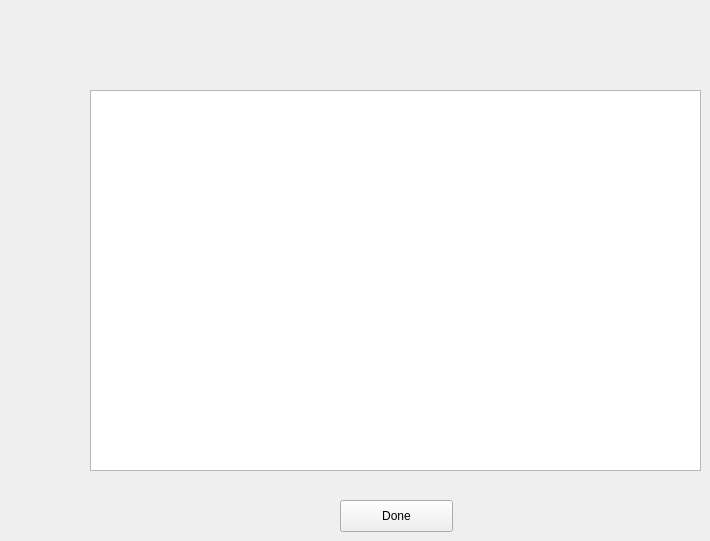
    <widget class="QWidget" name="stadiumInfoPage">
     <widget class="QTextBrowser" name="stadiumInfoTextBrowser">
      <property name="geometry">
       <rect>
        <x>90</x>
        <y>90</y>
        <width>611</width>
        <height>381</height>
       </rect>
      </property>
      <property name="html">
       <string>&lt;!DOCTYPE HTML PUBLIC &quot;-//W3C//DTD HTML 4.0//EN&quot; &quot;http://www.w3.org/TR/REC-html40/strict.dtd&quot;&gt;
&lt;html&gt;&lt;head&gt;&lt;meta name=&quot;qrichtext&quot; content=&quot;1&quot; /&gt;&lt;style type=&quot;text/css&quot;&gt;
p, li { white-space: pre-wrap; }
&lt;/style&gt;&lt;/head&gt;&lt;body style=&quot; font-family:'MS Shell Dlg 2'; font-size:8.25pt; font-weight:400; font-style:normal;&quot;&gt;
&lt;p align=&quot;justify&quot; style=&quot;-qt-paragraph-type:empty; margin-top:0px; margin-bottom:0px; margin-left:0px; margin-right:0px; -qt-block-indent:0; text-indent:0px; font-family:'.SF NS Text'; font-size:13pt;&quot;&gt;&lt;br /&gt;&lt;/p&gt;&lt;/body&gt;&lt;/html&gt;</string>
      </property>
     </widget>
     <widget class="QPushButton" name="stadiumInfoDoneButton">
      <property name="geometry">
       <rect>
        <x>340</x>
        <y>500</y>
        <width>113</width>
        <height>32</height>
       </rect>
      </property>
      <property name="text">
       <string>Done</string>
      </property>
     </widget>
     <widget class="QLabel" name="mlbLogo">
      <property name="geometry">
       <rect>
        <x>320</x>
        <y>0</y>
        <width>151</width>
        <height>101</height>
       </rect>
      </property>
      <property name="text">
       <string>&lt;html&gt;&lt;head/&gt;&lt;body&gt;&lt;p&gt;&lt;img src=&quot;:/logos/mlbLOGO.png&quot;/&gt;&lt;/p&gt;&lt;/body&gt;&lt;/html&gt;</string>
      </property>
     </widget>
    </widget>
